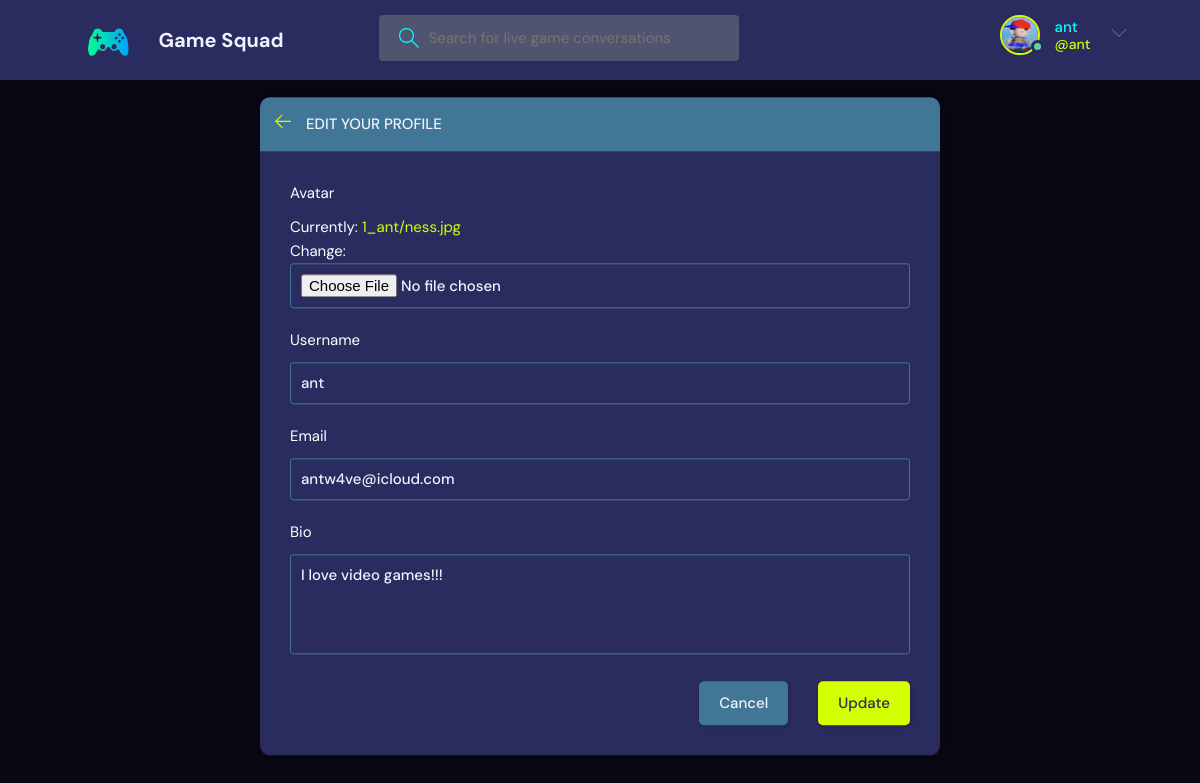
Page /gamesquad/edit-user/ (signed in) on the committed database.
### accounts/models.py (models this page shows)
class User(AbstractUser):
    email = models.EmailField(unique=True)
    username = models.CharField(unique=True, max_length=30)
    USERNAME_FIELD = "email"
    REQUIRED_FIELDS = []

### base/models.py (models this page shows, shortened)
class Profile(models.Model):
    user = models.OneToOneField(User, null=True, on_delete=models.CASCADE)
    bio = models.TextField(blank=True)
    avatar = models.ImageField(
        null=True, default="../static/images/avatar.svg", upload_to=user_directory_path
    )

### base/views.py (the view)
# urls.py: path("edit-user/", views.editUser, name="edit-user"),
@login_required(login_url="login")
def editUser(request):
    user = request.user
    form = ProfileForm(instance=user.profile)
    if request.method == "POST":
        form = ProfileForm(request.POST, request.FILES, instance=user.profile)
        if form.is_valid():
            form.save()
            return redirect("user-profile", pk=user.id)
    return render(request, "base/edit-user.html", {"form": form})

### base/forms.py (shortened to what this page needs)
class ProfileForm(ModelForm):
    class Meta:
        model = Profile
        fields = ["avatar", "bio"]
    def __init__(self, *args, **kwargs):
        super().__init__(*args, **kwargs)
        self.fields["username"] = CharField(initial=self.instance.user.username)
        self.fields["email"] = EmailField(initial=self.instance.user.email)
        self.order_fields(field_order=["avatar", "username", "email", "bio"])

### base/templates/base/edit-user.html (shortened to what this page needs)
{% extends 'main.html' %}
{% block content %}
<main class="update-account layout">
    <div class="container">
        <div class="layout__box">
            <div class="layout__boxHeader">
                <div class="layout__boxTitle">
                    <a href="{% url 'home' %}">
                        <svg version="1.1" xmlns="http://www.w3.org/2000/svg" width="32" height="32"
                            viewBox="0 0 32 32">
                            <title>arrow-left</title>
                            <path
                                d="M13.723 2.286l-13.723 13.714 13.719 13.714 1.616-1.611-10.96-10.96h27.625v-2.286h-27.625l10.965-10.965-1.616-1.607z">
                            </path>
                        </svg>
                    </a>
                    <h3>Edit your profile</h3>
                </div>
            </div>
            <div class="layout__body">
                <form class="form" action="" method="POST" enctype="multipart/form-data">
                  {% for field in form %}
                    <div class="form__group">
                        <label for="profile_pic">{{field.label}}</label>
                        {{field}}
                    </div>
                  {% endfor %}
                    <div class="form__action">
                        <a class="btn btn--dark" href="{% url 'user-profile' user.id %}">Cancel</a>
                        <button class="btn btn--main" type="submit">Update</button>
                    </div>
                </form>
            </div>
        </div>
    </div>
</main>
{% endblock content %}

### templates/navbar.html (shortened to what this page needs)
{% load static %}
<header class="header header--loggedIn">
  <div class="container">
    <a href="{% url 'home' %}" class="header__logo">
      <img src="{% static 'images/logo.png' %}" />
      <h1>Game Squad</h1>
    </a>
    <form class="header__search" method="GET" action="{% url 'home' %}">
      <label>
        <input name="q" placeholder="Search for live game conversations" />
      </label>
    </form>
    <nav class="header__menu">
      {% if request.user.is_authenticated %}
      <div class="header__user">
        <a href="{% url 'user-profile' request.user.id %}">
          <div class="avatar avatar--medium active">
            <img src="{{request.user.profile.avatar.url}}" />
          </div>
          <p>{{request.user.username}}<span>@{{request.user.username}}</span></p>
        </a>
        <button class="dropdown-button">
          <svg version="1.1" xmlns="http://www.w3.org/2000/svg" width="32" height="32" viewBox="0 0 32 32">
            <title>chevron-down</title>
            <path d="M16 21l-13-13h-3l16 16 16-16h-3l-13 13z"></path>
          </svg>
        </button>
      </div>
      {% else %}
      <a href="{% url 'login' %}">
        <img src="{% static 'images/avatar.svg' %}" />
        <p>Login</p>
      </a>
      {% endif %}
    </nav>
  </div>
</header>

### rows in the picture
User: user.profile.avatar (picture), user.username "ant", form "ant" "antw4ve@icloud.com"
Profile: form "I love video games!!!"

### other values in the picture
{{ field.label }} "Avatar" "Username" "Email" "Bio"
